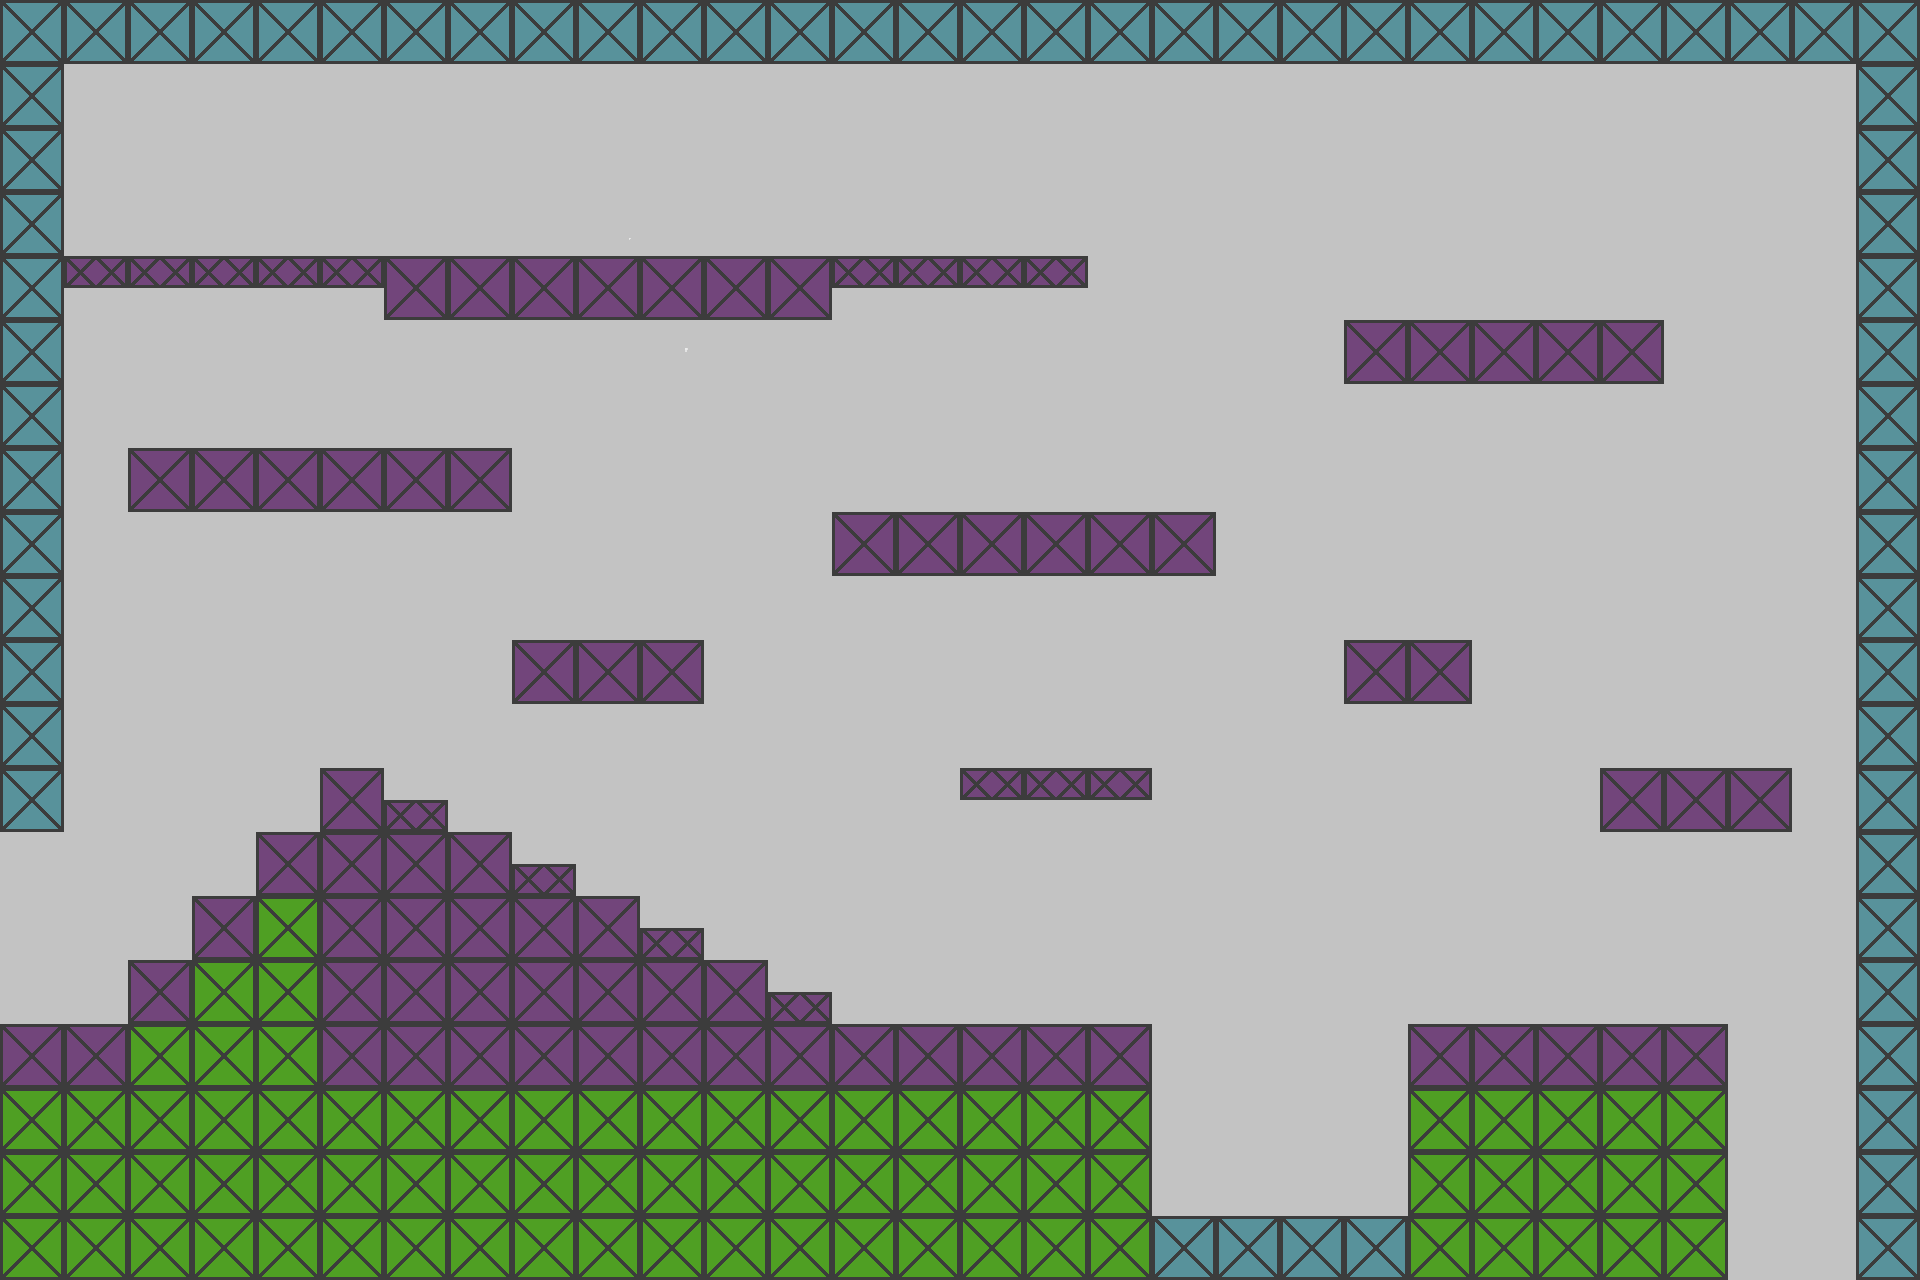

This is a level from a 2D game, rendered from its Tiled map with the project's own tilesets. A one-line summary and the map file follow, with tile-layer data summarised:
An orthogonal 30x20 tile map with 64x64 px tiles, 1 tile layer (Backgroung), 1 image layer and 24 objects.

<map version="1.10" tiledversion="1.10.2" orientation="orthogonal" renderorder="right-down" width="30" height="20" tilewidth="64" tileheight="64" infinite="0" nextlayerid="6" nextobjectid="51">
 <tileset firstgid="1" source="atlas.tsx" />
 <imagelayer id="2" name="Background_img">
  <image source="white.png" width="1920" height="1280" />
 </imagelayer>
 <layer id="1" name="Backgroung" width="30" height="20">
  <data>[600 cells, 240 non-empty, 9 distinct tile ids]</data>
 </layer>
 <objectgroup id="3" name="Ground">
  <object id="10" x="0" y="1024" width="1152" height="256" />
  <object id="15" x="128" y="960" width="640" height="64" />
  <object id="21" x="768" y="992" width="64" height="32" />
  <object id="25" x="640" y="928" width="64" height="32" />
  <object id="28" x="512" y="864" width="64" height="32" />
  <object id="43" x="832" y="256" width="256" height="32" />
  <object id="44" x="64" y="256" width="320" height="32" />
  <object id="45" x="960" y="768" width="192" height="32" />
  <object id="27" x="384" y="800" width="64" height="32" />
  <object id="29" x="192" y="896" width="448" height="64" />
  <object id="30" x="256" y="832" width="256" height="64" />
  <object id="31" x="320" y="768" width="64" height="64" />
  <object id="32" x="512" y="640" width="192" height="64" />
  <object id="33" x="1408" y="1024" width="320" height="256" />
  <object id="34" x="1600" y="768" width="192" height="64" />
  <object id="35" x="1344" y="640" width="128" height="64" />
  <object id="37" x="832" y="512" width="384" height="64" />
  <object id="39" x="384" y="256" width="448" height="64" />
  <object id="41" x="128" y="448" width="384" height="64" />
  <object id="42" x="1344" y="320" width="320" height="64" />
 </objectgroup>
 <objectgroup id="5" name="border">
  <object id="47" x="0" y="0" width="64" height="832" />
  <object id="48" x="0" y="0" width="1920" height="64" />
  <object id="49" x="1856" y="0" width="64" height="1280" />
  <object id="50" x="1152" y="1216" width="256" height="64" />
 </objectgroup>
</map>